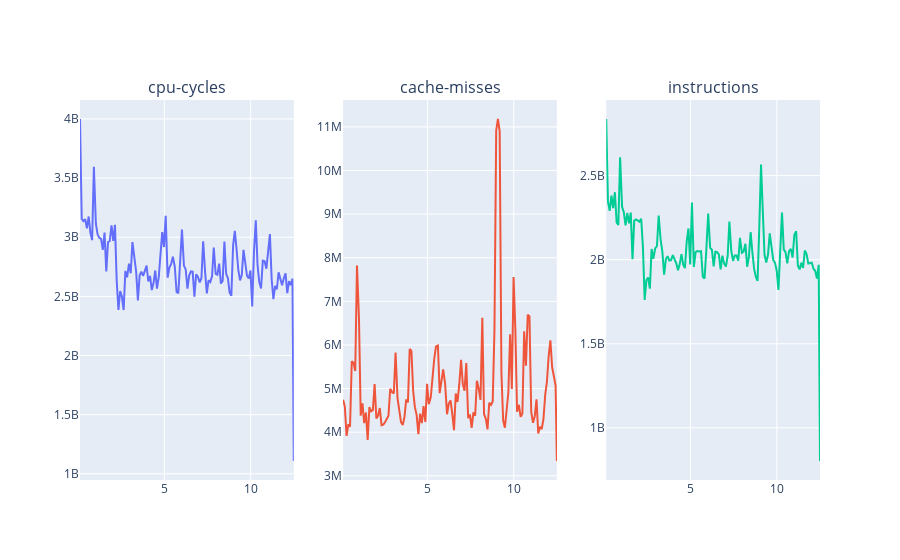

Source (notebook cell):
### Code cell
fig = make_subplots(rows=1, cols=len(events), subplot_titles=events)

for i, event in enumerate(events):
    df = data_df.loc[data_df[3] == event]
    fig.add_trace(
        go.Scatter(x=df[0].values, y=df[1].values, mode="lines"),
        row=1,
        col=i + 1
    )

fig.update_layout(showlegend=False)
fig.show()
